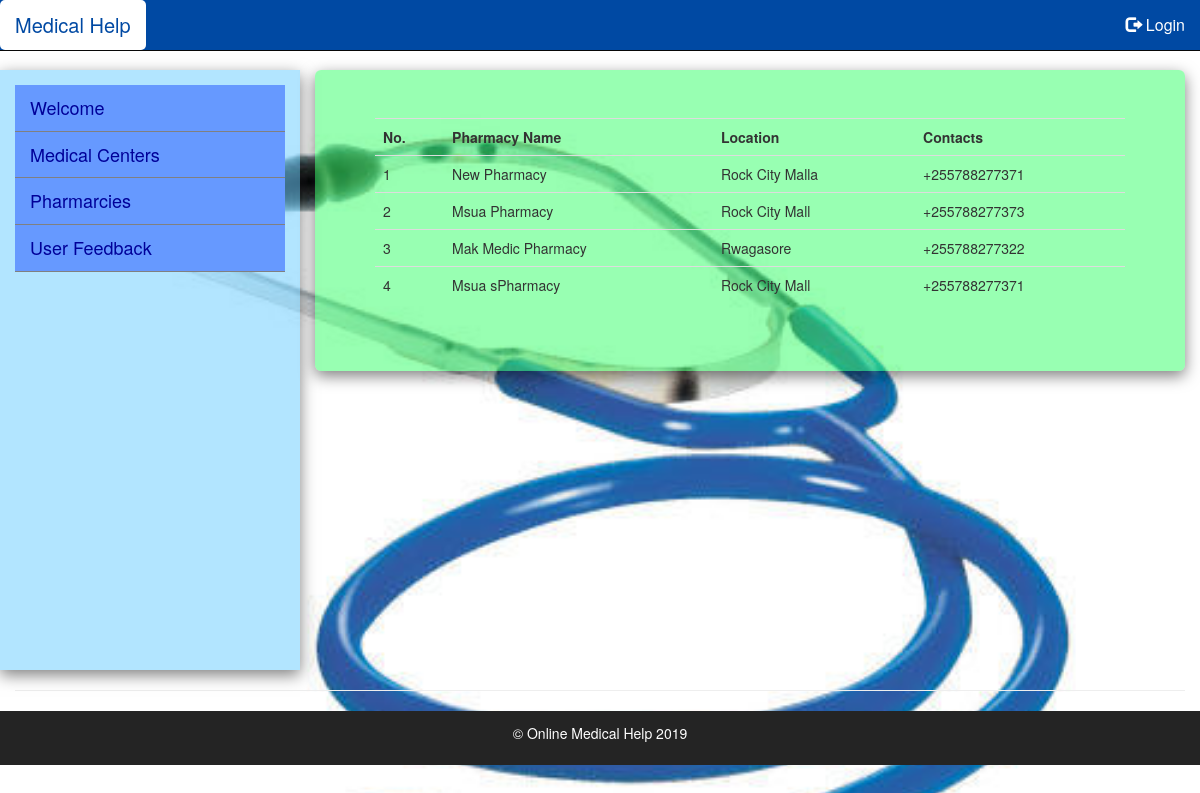
The page /pharmacy.php on the database its author committed.
### tables this page shows
CREATE TABLE `pharmacies` (
  `P_ID` int(100) NOT NULL,
  `PharmacyName` varchar(255) NOT NULL,
  `Location` varchar(255) NOT NULL,
  `Contacts` varchar(13) NOT NULL
);

### pharmacy.php (the view, shortened to what this page needs)
<?php
   include_once('phpfiles/user-loginconn.php');
    $sql="SELECT * FROM pharmacies";
    $records = mysqli_query($db, $sql);
 ?>
<!DOCTYPE html>
<html lang="en" >
<head>
  <link rel="stylesheet" href="https://maxcdn.bootstrapcdn.com/bootstrap/3.4.0/css/bootstrap.min.css">
  <link  rel=" stylesheet" type="text/css" href="css/login.css" />
  <link  rel=" stylesheet" type="text/css" href="css/layout.css" />
</head>
<body>
<div class="navbar navbar-fixed-top navbar-inverse" role="navigation">
    <div class="container-fluid">
        <div class="navbar-header">
            <a class="active navbar-brand" href="index.php">Medical Help</a>
        </div>
        <div class="collapse navbar-collapse">
            <ul class="nav navbar-nav navbar-right">
               <?php
                    if (isset($_SESSION['user-in'])) {
                        echo "<li><a href='phpfiles/user-logout.php'><span class='glyphicon glyphicon-log-in'></span> Logout</a></li>";
                    }else{
                        echo "<li><a href='login.php'><span class='glyphicon glyphicon-log-out'></span> Login</a></li>";
                    }
                ?>
            </ul>
        </div>
    </div>
</div>
<div class="container-fluid">
    <div class="row row-offcanvas row-offcanvas-left">
        <div class="col-xs-6 col-sm-3 sidebar-offcanvas" id="sidebar" role="navigation">
            <?php
                require 'menu/sidebar.php';
            ?>
        </div>
        <div class="col-xs-12 col-sm-9">
            <br>
            <div class="jumbotron">
                <table class="table" >
                    <tr>
                        <th>No.</th>
                        <th>Pharmacy Name</th>
                        <th>Location</th>
                        <th>Contacts</th>
                    </tr>
                    <?php
                    $a=1;
                    while ($row = $pharmacies=mysqli_fetch_assoc($records)): ?>
                        <tr>
                            <td><?php echo $a; ?></td>
                            <td><?php echo $row['PharmacyName'] ?></td>
                            <td><?php echo $row['Location'] ?></td>
                            <td><?php echo $row['Contacts'] ?></td>
                        </tr>
                    <?php $a++; endwhile; ?>
                </table>
            </div>
        </div>
    </div>
    <hr>
</div>
<footer >
        <p>© Online Medical Help 2019</p>
</footer>
</body>
</html>

### css/layout.css (style rules this page uses)
.navbar { background-color: #0049a3; margin-bottom: 0px; }
.navbar-inverse .navbar-brand { color: #fff; font-size: 20px; }
.navbar-right { font-size: 16px; }
.navbar-inverse .navbar-nav li a { color: #fff; }
body { padding-top: 50px; height: 100%; background-image: url("../image/image11.jpg"); background-size: cover; }
footer { text-align: center; background-color: #242424; color: #fff; width: 100%; padding: 12px 12px; margin-bottom: 0px; }
#sidebar { margin-top: 20px; font-size: 18px; padding:15px; height: 600px; background-color: rgba(102,204,255,.5); box-shadow: 0 5px 15px rgba(0,0,0,.5); }
.jumbotron { background-color: rgba(51,255,102,.5); box-shadow: 0 5px 15px rgba(0,0,0,.5); }

### rows shown on the page
pharmacies: PharmacyName "New Pharmacy", Location "Rock City Malla", Contacts "+255788277371"
pharmacies: PharmacyName "Msua Pharmacy", Location "Rock City Mall", Contacts "+255788277373"
pharmacies: PharmacyName "Mak Medic Pharmacy", Location "Rwagasore", Contacts "+255788277322"
pharmacies: PharmacyName "Msua sPharmacy", Location "Rock City Mall", Contacts "+255788277371"
